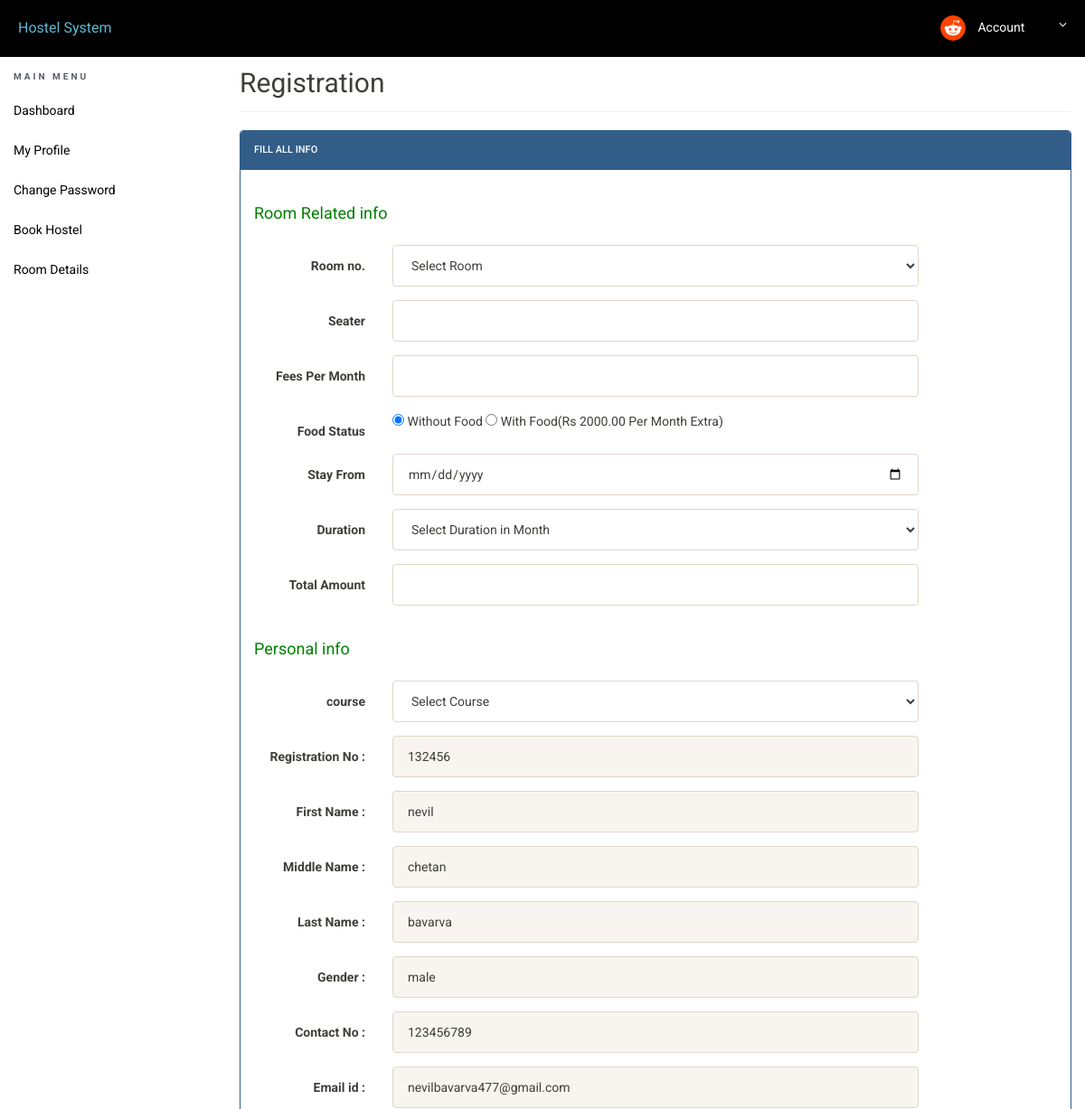
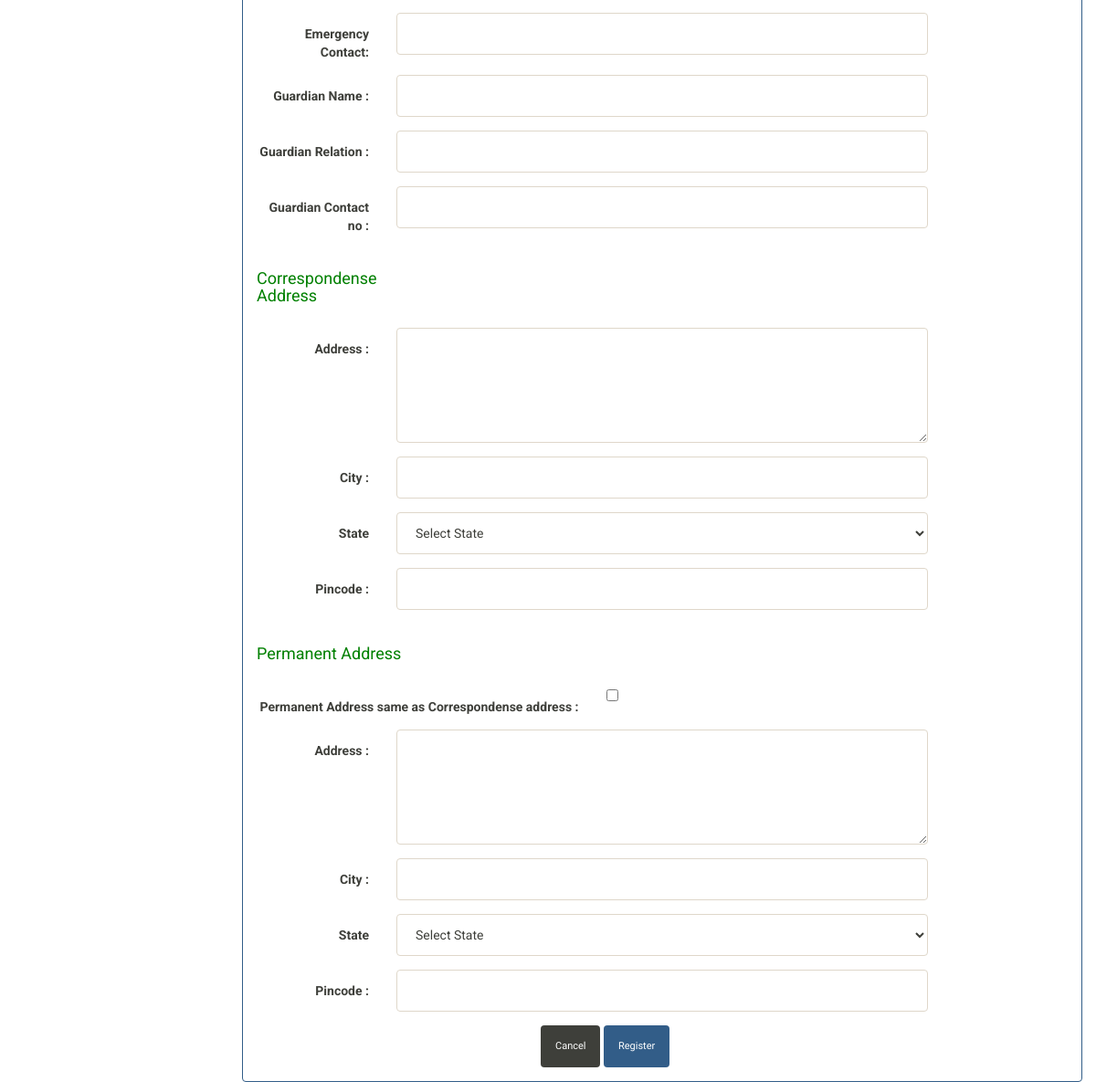
The app's page /hostel/book-hostel.php (signed in) with its own data (2 pictures, top to bottom).
### tables this page shows
CREATE TABLE `userregistration` (
  `id` int(11) NOT NULL,
  `regNo` varchar(255) DEFAULT NULL,
  `firstName` varchar(255) DEFAULT NULL,
  `middleName` varchar(255) DEFAULT NULL,
  `lastName` varchar(255) DEFAULT NULL,
  `gender` varchar(255) DEFAULT NULL,
  `contactNo` bigint(20) DEFAULT NULL,
  `email` varchar(255) DEFAULT NULL,
  `password` varchar(255) DEFAULT NULL,
  `regDate` timestamp NULL DEFAULT current_timestamp(),
  `updationDate` varchar(45) DEFAULT NULL,
  `passUdateDate` varchar(45) DEFAULT NULL,
  `token` varchar(50) NOT NULL
);

### hostel/book-hostel.php (the view, shortened to what this page needs)
<?php
include('includes/config.php');
?>
<!doctype html>
<html lang="en" class="no-js">
<head>
	<link rel="stylesheet" href="css/font-awesome.min.css">
	<link rel="stylesheet" href="css/bootstrap.min.css">
	<link rel="stylesheet" href="css/dataTables.bootstrap.min.css">>
	<link rel="stylesheet" href="css/bootstrap-social.css">
	<link rel="stylesheet" href="css/bootstrap-select.css">
	<link rel="stylesheet" href="css/fileinput.min.css">
	<link rel="stylesheet" href="css/awesome-bootstrap-checkbox.css">
	<link rel="stylesheet" href="css/style.css">
</head>
<body>
	<?php include('includes/header.php');?>
	<div class="ts-main-content">
		<?php include('includes/sidebar.php');?>
		<div class="content-wrapper">
			<div class="container-fluid">
				<div class="row">
					<div class="col-md-12">
						<h2 class="page-title">Registration </h2>
						<div class="row">
							<div class="col-md-12">
								<div class="panel panel-primary">
									<div class="panel-heading">Fill all Info</div>
									<div class="panel-body">
										<form method="post" action="" class="form-horizontal">
<div class="form-group">
<label class="col-sm-4 control-label"><h4 style="color: green" align="left">Room Related info </h4> </label>
</div>
<div class="form-group">
<label class="col-sm-2 control-label">Room no. </label>
<div class="col-sm-8">
<select name="room" id="room"class="form-control"  onChange="getSeater(this.value);" onBlur="checkAvailability()" required>
<option value="">Select Room</option>
</select>
</div>
</div>
<div class="form-group">
<label class="col-sm-2 control-label">Seater</label>
<div class="col-sm-8">
<input type="text" name="seater" id="seater"  class="form-control"  >
</div>
</div>
<div class="form-group">
<label class="col-sm-2 control-label">Fees Per Month</label>
<div class="col-sm-8">
<input type="text" name="fpm" id="fpm"  class="form-control" >
</div>
</div>
<div class="form-group">
<label class="col-sm-2 control-label">Food Status</label>
<div class="col-sm-8">
<input type="radio" value="0" name="foodstatus" checked="checked"> Without Food
<input type="radio" value="1" name="foodstatus"> With Food(Rs 2000.00 Per Month Extra)
</div>
</div>
<div class="form-group">
<label class="col-sm-2 control-label">Stay From</label>
<div class="col-sm-8">
<input type="date" name="stayf" id="stayf"  class="form-control" >
</div>
</div>
<div class="form-group">
<label class="col-sm-2 control-label">Duration</label>
<div class="col-sm-8">
<select name="duration" id="duration" class="form-control">
<option value="">Select Duration in Month</option>
</select>
</div>
</div>
<div class="form-group">
<label class="col-sm-2 control-label">Total Amount</label>
<div class="col-sm-8">
<input type="text" name="ta" id="ta"  class="result form-control" >
</div>
</div>
<div class="form-group">
<label class="col-sm-2 control-label"><h4 style="color: green" align="left">Personal info </h4> </label>
</div>
<div class="form-group">
<label class="col-sm-2 control-label">course </label>
<div class="col-sm-8">
<select name="course" id="course" class="form-control" required>
<option value="">Select Course</option>
</select> </div>
</div>
<?php
$aid=$_SESSION['id'];
	$ret="select * from userregistration where id=?";
		$stmt= $mysqli->prepare($ret) ;
	 $stmt->bind_param('i',$aid);
	 $stmt->execute() ;
	 $res=$stmt->get_result();
	   while($row=$res->fetch_object())
	  {
	  	?>
<div class="form-group">
<label class="col-sm-2 control-label">Registration No : </label>
<div class="col-sm-8">
<input type="text" name="regno" id="regno"  class="form-control" value="<?php echo $row->regNo;?>" readonly >
</div>
</div>
<div class="form-group">
<label class="col-sm-2 control-label">First Name : </label>
<div class="col-sm-8">
<input type="text" name="fname" id="fname"  class="form-control" value="<?php echo $row->firstName;?>" readonly>
</div>
</div>
<div class="form-group">
<label class="col-sm-2 control-label">Middle Name : </label>
<div class="col-sm-8">
<input type="text" name="mname" id="mname"  class="form-control" value="<?php echo $row->middleName;?>"  readonly>
</div>
</div>
<div class="form-group">
<label class="col-sm-2 control-label">Last Name : </label>
<div class="col-sm-8">
<input type="text" name="lname" id="lname"  class="form-control" value="<?php echo $row->lastName;?>" readonly>
</div>
</div>
<div class="form-group">
<label class="col-sm-2 control-label">Gender : </label>
<div class="col-sm-8">
<input type="text" name="gender" value="<?php echo $row->gender;?>" class="form-control" readonly>
</div>
</div>
<div class="form-group">
<label class="col-sm-2 control-label">Contact No : </label>
<div class="col-sm-8">
<input type="text" name="contact" id="contact" value="<?php echo $row->contactNo;?>"  class="form-control" readonly>
</div>
</div>
<div class="form-group">
<label class="col-sm-2 control-label">Email id : </label>
<div class="col-sm-8">
<input type="email" name="email" id="email"  class="form-control" value="<?php echo $row->email;?>"  readonly>
</div>
</div>
<?php } ?>
<div class="form-group">
<label class="col-sm-2 control-label">Emergency Contact: </label>
<div class="col-sm-8">
<input type="text" name="econtact" id="econtact"  class="form-control" required="required">
</div>
</div>
<div class="form-group">
<label class="col-sm-2 control-label">Guardian  Name : </label>
<div class="col-sm-8">
<input type="text" name="gname" id="gname"  class="form-control" required="required">
</div>
</div>
<div class="form-group">
<label class="col-sm-2 control-label">Guardian  Relation : </label>
<div class="col-sm-8">
<input type="text" name="grelation" id="grelation"  class="form-control" required="required">
</div>
</div>
<div class="form-group">
<label class="col-sm-2 control-label">Guardian Contact no : </label>
<div class="col-sm-8">
<input type="text" name="gcontact" id="gcontact"  class="form-control" required="required">
</div>
</div>
<div class="form-group">
<label class="col-sm-3 control-label"><h4 style="color: green" align="left">Correspondense Address </h4> </label>
</div>
<div class="form-group">
<label class="col-sm-2 control-label">Address : </label>
<div class="col-sm-8">
<textarea  rows="5" name="address"  id="address" class="form-control" required="required"></textarea>
</div>
</div>
<div class="form-group">
<label class="col-sm-2 control-label">City : </label>
<div class="col-sm-8">
<input type="text" name="city" id="city"  class="form-control" required="required">
</div>
</div>
<div class="form-group">
<label class="col-sm-2 control-label">State </label>
<div class="col-sm-8">
<select name="state" id="state"class="form-control" required>
<option value="">Select State</option>
</select> </div>
</div>
<div class="form-group">
<label class="col-sm-2 control-label">Pincode : </label>
<div class="col-sm-8">
<input type="text" name="pincode" id="pincode"  class="form-control" required="required">
</div>
</div>
<div class="form-group">
<label class="col-sm-3 control-label"><h4 style="color: green" align="left">Permanent Address </h4> </label>
</div>
<div class="form-group">
<label class="col-sm-5 control-label">Permanent Address same as Correspondense address : </label>
<div class="col-sm-4">
<input type="checkbox" name="adcheck" value="1"/>
</div>
</div>
<div class="form-group">
<label class="col-sm-2 control-label">Address : </label>
<div class="col-sm-8">
<textarea  rows="5" name="paddress"  id="paddress" class="form-control" required="required"></textarea>
</div>
</div>
<div class="form-group">
<label class="col-sm-2 control-label">City : </label>
<div class="col-sm-8">
<input type="text" name="pcity" id="pcity"  class="form-control" required="required">
</div>
</div>
<div class="form-group">
<label class="col-sm-2 control-label">State </label>
<div class="col-sm-8">
<select name="pstate" id="pstate"class="form-control" required>
<option value="">Select State</option>
</select> </div>
</div>
<div class="form-group">
<label class="col-sm-2 control-label">Pincode : </label>
<div class="col-sm-8">
<input type="text" name="ppincode" id="ppincode"  class="form-control" required="required">
</div>
</div>
<div class="col-sm-6 col-sm-offset-4">
<button class="btn btn-default" type="submit">Cancel</button>
<input type="submit" name="submit" Value="Register" class="btn btn-primary">
</div>
</form>
									</div>
									</div>
								</div>
							</div>
						</div>
							</div>
						</div>
					</div>
				</div>
</body>
</html>

### hostel/css/style.css (style rules this page uses)
html { font-size: 14px; }
@media only screen and (min-width: 480px) { html { font-size: 17px; } }
@media only screen and (min-width: 768px) { html { font-size: 14px; } }
body { font-size: 1em; }
.btn { font-family: 'Oswald', sans-serif; }
.panel { overflow: hidden; }
.btn { text-transform: none; }
.page-title { padding-bottom: 15px; margin-bottom: 20px; border-bottom: 1px solid #f0f0f0; }
.ts-main-content .content-wrapper { padding-top: 15px; margin-top: 20px; }
@media only screen and (min-width: 992px) { .ts-main-content .content-wrapper { margin-left: 250px; } }

### records on screen
userregistration: regno "132456", fname "nevil", mname "chetan", lname "bavarva", gender "male", contact "123456789", email "nevilbavarva477@gmail.com"
